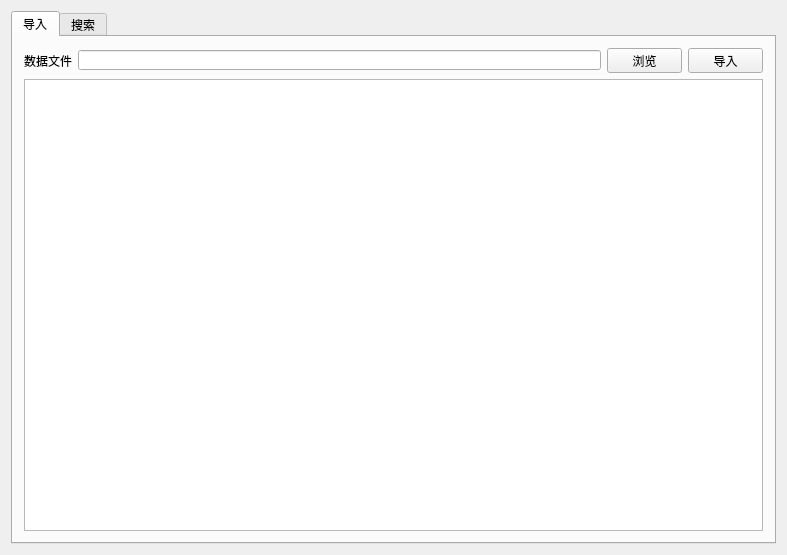
<?xml version="1.0" encoding="UTF-8"?>
<ui version="4.0">
 <class>DictionaryManagement</class>
 <widget class="QWidget" name="DictionaryManagement">
  <property name="geometry">
   <rect>
    <x>0</x>
    <y>0</y>
    <width>787</width>
    <height>555</height>
   </rect>
  </property>
  <property name="windowTitle">
   <string>DictionaryManagement</string>
  </property>
  <layout class="QVBoxLayout" name="verticalLayout">
   <item>
    <widget class="QTabWidget" name="tabWidget">
     <property name="currentIndex">
      <number>0</number>
     </property>
     <widget class="QWidget" name="tab">
      <attribute name="title">
       <string>导入</string>
      </attribute>
      <layout class="QGridLayout" name="gridLayout">
       <item row="0" column="0">
        <layout class="QHBoxLayout" name="horizontalLayout_2">
         <item>
          <layout class="QHBoxLayout" name="horizontalLayout">
           <item>
            <widget class="QLabel" name="label_6">
             <property name="text">
              <string>数据文件</string>
             </property>
            </widget>
           </item>
           <item>
            <widget class="QLineEdit" name="lineEdit">
             <property name="maximumSize">
              <size>
               <width>16777215</width>
               <height>20</height>
              </size>
             </property>
            </widget>
           </item>
          </layout>
         </item>
         <item>
          <widget class="QPushButton" name="openButton">
           <property name="maximumSize">
            <size>
             <width>75</width>
             <height>25</height>
            </size>
           </property>
           <property name="text">
            <string>浏览</string>
           </property>
           <property name="icon">
            <iconset resource="QFramer.qrc">
             <normaloff>:/skin/icons/dark/appbar.folder.open.png</normaloff>:/skin/icons/dark/appbar.folder.open.png</iconset>
           </property>
           <property name="iconSize">
            <size>
             <width>30</width>
             <height>30</height>
            </size>
           </property>
           <property name="checkable">
            <bool>false</bool>
           </property>
          </widget>
         </item>
         <item>
          <widget class="QPushButton" name="inputButton">
           <property name="minimumSize">
            <size>
             <width>75</width>
             <height>0</height>
            </size>
           </property>
           <property name="maximumSize">
            <size>
             <width>75</width>
             <height>25</height>
            </size>
           </property>
           <property name="font">
            <font>
             <family>AcadEref</family>
             <pointsize>9</pointsize>
             <weight>50</weight>
             <bold>false</bold>
            </font>
           </property>
           <property name="cursor">
            <cursorShape>ArrowCursor</cursorShape>
           </property>
           <property name="text">
            <string>导入</string>
           </property>
           <property name="icon">
            <iconset resource="QFramer.qrc">
             <normaloff>:/skin/icons/dark/appbar.inbox.out.png</normaloff>:/skin/icons/dark/appbar.inbox.out.png</iconset>
           </property>
           <property name="iconSize">
            <size>
             <width>30</width>
             <height>30</height>
            </size>
           </property>
          </widget>
         </item>
        </layout>
       </item>
       <item row="1" column="0">
        <widget class="QTableWidget" name="tableWidget"/>
       </item>
      </layout>
     </widget>
     <widget class="QWidget" name="tab_2">
      <attribute name="title">
       <string>搜索</string>
      </attribute>
      <layout class="QGridLayout" name="gridLayout_2">
       <item row="0" column="0">
        <layout class="QHBoxLayout" name="horizontalLayout_4">
         <item>
          <widget class="QLabel" name="label">
           <property name="text">
            <string>名称</string>
           </property>
          </widget>
         </item>
         <item>
          <widget class="QComboBox" name="comboBox">
           <property name="enabled">
            <bool>true</bool>
           </property>
           <property name="sizePolicy">
            <sizepolicy hsizetype="Expanding" vsizetype="Fixed">
             <horstretch>0</horstretch>
             <verstretch>0</verstretch>
            </sizepolicy>
           </property>
           <property name="editable">
            <bool>true</bool>
           </property>
           <property name="currentIndex">
            <number>-1</number>
           </property>
          </widget>
         </item>
         <item>
          <widget class="QPushButton" name="previewButton_2">
           <property name="maximumSize">
            <size>
             <width>16777215</width>
             <height>25</height>
            </size>
           </property>
           <property name="text">
            <string>查询</string>
           </property>
           <property name="icon">
            <iconset resource="QFramer.qrc">
             <normaloff>:/skin/icons/dark/appbar.tv.png</normaloff>:/skin/icons/dark/appbar.tv.png</iconset>
           </property>
           <property name="iconSize">
            <size>
             <width>30</width>
             <height>30</height>
            </size>
           </property>
          </widget>
         </item>
         <item>
          <widget class="QPushButton" name="queryButton">
           <property name="maximumSize">
            <size>
             <width>16777215</width>
             <height>25</height>
            </size>
           </property>
           <property name="text">
            <string>清空</string>
           </property>
           <property name="icon">
            <iconset resource="QFramer.qrc">
             <normaloff>:/skin/icons/dark/appbar.delete.png</normaloff>:/skin/icons/dark/appbar.delete.png</iconset>
           </property>
           <property name="iconSize">
            <size>
             <width>30</width>
             <height>30</height>
            </size>
           </property>
          </widget>
         </item>
         <item>
          <widget class="QPushButton" name="outButton">
           <property name="maximumSize">
            <size>
             <width>16777215</width>
             <height>25</height>
            </size>
           </property>
           <property name="text">
            <string>导出</string>
           </property>
           <property name="icon">
            <iconset resource="QFramer.qrc">
             <normaloff>:/skin/icons/dark/appbar.inbox.in.png</normaloff>:/skin/icons/dark/appbar.inbox.in.png</iconset>
           </property>
           <property name="iconSize">
            <size>
             <width>30</width>
             <height>30</height>
            </size>
           </property>
          </widget>
         </item>
        </layout>
       </item>
       <item row="1" column="0">
        <widget class="QTableView" name="tableView_2"/>
       </item>
       <item row="2" column="0">
        <layout class="QHBoxLayout" name="horizontalLayout_5"/>
       </item>
      </layout>
     </widget>
    </widget>
   </item>
  </layout>
 </widget>
 <layoutdefault spacing="6" margin="11"/>
 <resources>
  <include location="QFramer.qrc"/>
 </resources>
 <connections/>
</ui>
